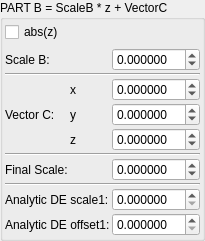
    <widget class="QGroupBox" name="groupBox_3">
     <property name="title">
      <string>PART B = ScaleB * z + VectorC</string>
     </property>
     <layout class="QVBoxLayout" name="verticalLayout_5">
      <property name="leftMargin">
       <number>2</number>
      </property>
      <property name="topMargin">
       <number>2</number>
      </property>
      <property name="rightMargin">
       <number>2</number>
      </property>
      <property name="bottomMargin">
       <number>2</number>
      </property>
      <item>
       <widget class="MyCheckBox" name="checkBox_transf_function_enabledAz_false">
        <property name="text">
         <string notr="true">abs(z)</string>
        </property>
       </widget>
      </item>
      <item>
       <layout class="QGridLayout" name="gridLayout_35" columnstretch="0,0,1">
        <property name="spacing">
         <number>2</number>
        </property>
        <item row="6" column="2">
         <widget class="MyDoubleSpinBox" name="spinbox_transf_scale_025">
          <property name="sizePolicy">
           <sizepolicy hsizetype="Minimum" vsizetype="Maximum">
            <horstretch>0</horstretch>
            <verstretch>0</verstretch>
           </sizepolicy>
          </property>
          <property name="prefix">
           <string/>
          </property>
          <property name="suffix">
           <string/>
          </property>
          <property name="decimals">
           <number>6</number>
          </property>
          <property name="minimum">
           <double>-99.989999999999995</double>
          </property>
          <property name="maximum">
           <double>99.989999999999995</double>
          </property>
          <property name="singleStep">
           <double>0.100000000000000</double>
          </property>
         </widget>
        </item>
        <item row="2" column="1">
         <widget class="QLabel" name="label_118">
          <property name="text">
           <string notr="true">x</string>
          </property>
         </widget>
        </item>
        <item row="9" column="2">
         <widget class="MyDoubleSpinBox" name="spinbox_analyticDE_offset_1">
          <property name="sizePolicy">
           <sizepolicy hsizetype="Minimum" vsizetype="Maximum">
            <horstretch>0</horstretch>
            <verstretch>0</verstretch>
           </sizepolicy>
          </property>
          <property name="prefix">
           <string/>
          </property>
          <property name="suffix">
           <string/>
          </property>
          <property name="decimals">
           <number>6</number>
          </property>
          <property name="minimum">
           <double>0.000000000000000</double>
          </property>
          <property name="maximum">
           <double>99.989999999999995</double>
          </property>
          <property name="singleStep">
           <double>0.100000000000000</double>
          </property>
         </widget>
        </item>
        <item row="3" column="2">
         <widget class="MyDoubleSpinBox" name="spinbox3_transf_constant_multiplierB_111_y">
          <property name="sizePolicy">
           <sizepolicy hsizetype="Minimum" vsizetype="Maximum">
            <horstretch>0</horstretch>
            <verstretch>0</verstretch>
           </sizepolicy>
          </property>
          <property name="decimals">
           <number>6</number>
          </property>
          <property name="minimum">
           <double>-99.989999999999995</double>
          </property>
          <property name="maximum">
           <double>99.989999999999995</double>
          </property>
          <property name="singleStep">
           <double>0.100000000000000</double>
          </property>
         </widget>
        </item>
        <item row="3" column="0">
         <widget class="QLabel" name="label_113">
          <property name="text">
           <string>Vector C:</string>
          </property>
         </widget>
        </item>
        <item row="6" column="0">
         <widget class="QLabel" name="label_173">
          <property name="text">
           <string>Final Scale:</string>
          </property>
         </widget>
        </item>
        <item row="4" column="1">
         <widget class="QLabel" name="label_122">
          <property name="text">
           <string notr="true">z</string>
          </property>
         </widget>
        </item>
        <item row="3" column="1">
         <widget class="QLabel" name="label_120">
          <property name="text">
           <string notr="true">y</string>
          </property>
         </widget>
        </item>
        <item row="2" column="2">
         <widget class="MyDoubleSpinBox" name="spinbox3_transf_constant_multiplierB_111_x">
          <property name="sizePolicy">
           <sizepolicy hsizetype="Minimum" vsizetype="Maximum">
            <horstretch>0</horstretch>
            <verstretch>0</verstretch>
           </sizepolicy>
          </property>
          <property name="prefix">
           <string/>
          </property>
          <property name="decimals">
           <number>6</number>
          </property>
          <property name="minimum">
           <double>-99.989999999999995</double>
          </property>
          <property name="singleStep">
           <double>0.100000000000000</double>
          </property>
         </widget>
        </item>
        <item row="7" column="0" colspan="3">
         <widget class="Line" name="line_32">
          <property name="orientation">
           <enum>Qt::Horizontal</enum>
          </property>
         </widget>
        </item>
        <item row="8" column="2">
         <widget class="MyDoubleSpinBox" name="spinbox_analyticDE_scale_1">
          <property name="sizePolicy">
           <sizepolicy hsizetype="Minimum" vsizetype="Maximum">
            <horstretch>0</horstretch>
            <verstretch>0</verstretch>
           </sizepolicy>
          </property>
          <property name="prefix">
           <string/>
          </property>
          <property name="suffix">
           <string/>
          </property>
          <property name="decimals">
           <number>6</number>
          </property>
          <property name="minimum">
           <double>0.000000000000000</double>
          </property>
          <property name="maximum">
           <double>99.989999999999995</double>
          </property>
          <property name="singleStep">
           <double>0.100000000000000</double>
          </property>
         </widget>
        </item>
        <item row="1" column="0" colspan="3">
         <widget class="Line" name="line_36">
          <property name="orientation">
           <enum>Qt::Horizontal</enum>
          </property>
         </widget>
        </item>
        <item row="0" column="2">
         <widget class="MyDoubleSpinBox" name="spinbox_transf_multiplier_scale_1">
          <property name="sizePolicy">
           <sizepolicy hsizetype="Minimum" vsizetype="Maximum">
            <horstretch>0</horstretch>
            <verstretch>0</verstretch>
           </sizepolicy>
          </property>
          <property name="prefix">
           <string/>
          </property>
          <property name="suffix">
           <string/>
          </property>
          <property name="decimals">
           <number>6</number>
          </property>
          <property name="minimum">
           <double>-99.989999999999995</double>
          </property>
          <property name="maximum">
           <double>99.989999999999995</double>
          </property>
          <property name="singleStep">
           <double>0.100000000000000</double>
          </property>
         </widget>
        </item>
        <item row="4" column="2">
         <widget class="MyDoubleSpinBox" name="spinbox3_transf_constant_multiplierB_111_z">
          <property name="sizePolicy">
           <sizepolicy hsizetype="Minimum" vsizetype="Maximum">
            <horstretch>0</horstretch>
            <verstretch>0</verstretch>
           </sizepolicy>
          </property>
          <property name="decimals">
           <number>6</number>
          </property>
          <property name="minimum">
           <double>-99.989999999999995</double>
          </property>
          <property name="maximum">
           <double>99.989999999999995</double>
          </property>
          <property name="singleStep">
           <double>0.100000000000000</double>
          </property>
         </widget>
        </item>
        <item row="9" column="0" colspan="2">
         <widget class="QLabel" name="label_188">
          <property name="text">
           <string>Analytic DE offset1:</string>
          </property>
          <property name="wordWrap">
           <bool>true</bool>
          </property>
         </widget>
        </item>
        <item row="8" column="0" colspan="2">
         <widget class="QLabel" name="label_176">
          <property name="text">
           <string>Analytic DE scale1:</string>
          </property>
          <property name="wordWrap">
           <bool>true</bool>
          </property>
         </widget>
        </item>
        <item row="5" column="0" colspan="3">
         <widget class="Line" name="line_38">
          <property name="orientation">
           <enum>Qt::Horizontal</enum>
          </property>
         </widget>
        </item>
        <item row="0" column="0">
         <widget class="QLabel" name="label_177">
          <property name="text">
           <string>Scale B:</string>
          </property>
         </widget>
        </item>
       </layout>
      </item>
     </layout>
    </widget>
